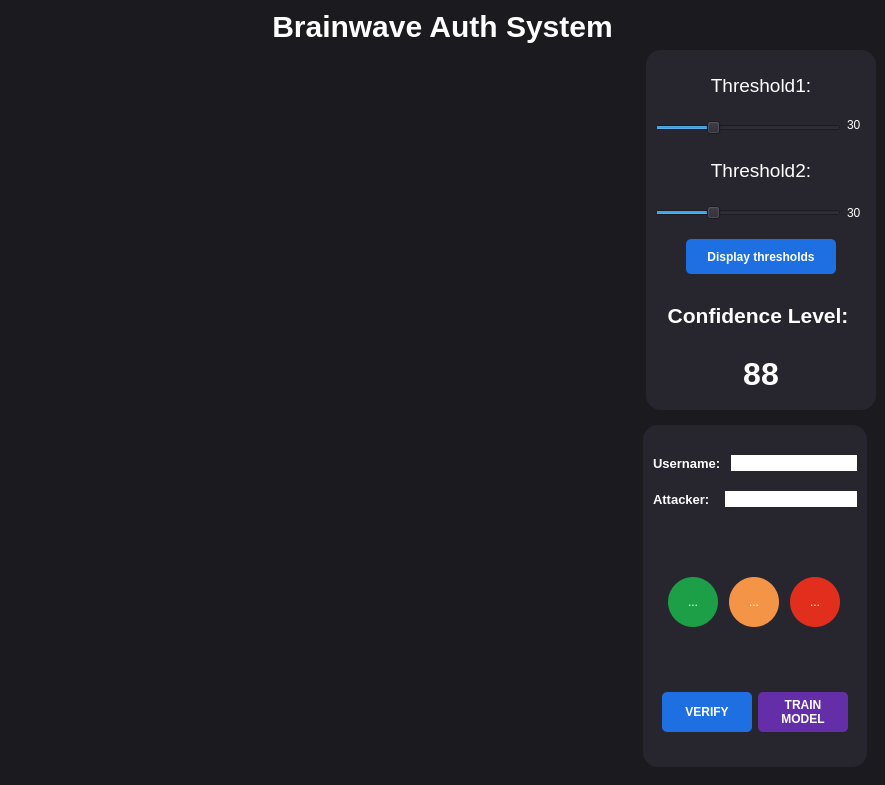
<?xml version="1.0" encoding="UTF-8"?>
<ui version="4.0">
 <class>MainWindow</class>
 <widget class="QMainWindow" name="MainWindow">
  <property name="enabled">
   <bool>true</bool>
  </property>
  <property name="geometry">
   <rect>
    <x>0</x>
    <y>0</y>
    <width>885</width>
    <height>785</height>
   </rect>
  </property>
  <property name="sizePolicy">
   <sizepolicy hsizetype="Minimum" vsizetype="Minimum">
    <horstretch>0</horstretch>
    <verstretch>0</verstretch>
   </sizepolicy>
  </property>
  <property name="minimumSize">
   <size>
    <width>0</width>
    <height>0</height>
   </size>
  </property>
  <property name="font">
   <font>
    <pointsize>10</pointsize>
    <fontweight>Black</fontweight>
   </font>
  </property>
  <property name="windowTitle">
   <string>BrainwaveSystem</string>
  </property>
  <property name="windowIcon">
   <iconset>
    <normaloff>C:/Users/Elena/Downloads/brain-solid-full.svg</normaloff>C:/Users/Elena/Downloads/brain-solid-full.svg</iconset>
  </property>
  <property name="styleSheet">
   <string notr="true">background-color: rgb(27, 26, 31);
color: rgb(255, 255, 255);</string>
  </property>
  <widget class="QWidget" name="centralwidget">
   <property name="sizePolicy">
    <sizepolicy hsizetype="Expanding" vsizetype="Expanding">
     <horstretch>0</horstretch>
     <verstretch>0</verstretch>
    </sizepolicy>
   </property>
   <layout class="QVBoxLayout" name="verticalLayout">
    <item>
     <widget class="QLabel" name="title">
      <property name="sizePolicy">
       <sizepolicy hsizetype="MinimumExpanding" vsizetype="Fixed">
        <horstretch>0</horstretch>
        <verstretch>0</verstretch>
       </sizepolicy>
      </property>
      <property name="cursor">
       <cursorShape>ArrowCursor</cursorShape>
      </property>
      <property name="styleSheet">
       <string notr="true">font-family: &quot;Segoe UI&quot;, &quot;Roboto&quot;, &quot;Helvetica&quot;, &quot;Arial&quot;, sans-serif;
font-size: 30px;
font-weight: 600;
color: white;</string>
      </property>
      <property name="text">
       <string>Brainwave Auth System</string>
      </property>
      <property name="alignment">
       <set>Qt::AlignmentFlag::AlignCenter</set>
      </property>
     </widget>
    </item>
    <item>
     <layout class="QHBoxLayout" name="horizontalLayout">
      <item>
       <widget class="QWidget" name="confidencePlot" native="true">
        <property name="sizePolicy">
         <sizepolicy hsizetype="Preferred" vsizetype="Preferred">
          <horstretch>1</horstretch>
          <verstretch>0</verstretch>
         </sizepolicy>
        </property>
       </widget>
      </item>
      <item>
       <widget class="QWidget" name="verticalWidget" native="true">
        <property name="sizePolicy">
         <sizepolicy hsizetype="Fixed" vsizetype="Preferred">
          <horstretch>0</horstretch>
          <verstretch>0</verstretch>
         </sizepolicy>
        </property>
        <property name="minimumSize">
         <size>
          <width>230</width>
          <height>0</height>
         </size>
        </property>
        <property name="styleSheet">
         <string notr="true">background-color: rgb(39, 38, 47);
border-radius: 15px;</string>
        </property>
        <layout class="QVBoxLayout" name="verticalLayout_4">
         <item>
          <widget class="QLabel" name="label_3">
           <property name="enabled">
            <bool>false</bool>
           </property>
           <property name="text">
            <string>&lt;html&gt;&lt;head/&gt;&lt;body&gt;&lt;p&gt;&lt;span style=&quot; font-size:14pt;&quot;&gt;Threshold1:&lt;/span&gt;&lt;/p&gt;&lt;/body&gt;&lt;/html&gt;</string>
           </property>
           <property name="textFormat">
            <enum>Qt::TextFormat::AutoText</enum>
           </property>
           <property name="scaledContents">
            <bool>false</bool>
           </property>
           <property name="alignment">
            <set>Qt::AlignmentFlag::AlignCenter</set>
           </property>
          </widget>
         </item>
         <item>
          <layout class="QHBoxLayout" name="horizontalLayout_2">
           <item>
            <widget class="QSlider" name="slider_t1">
             <property name="sizePolicy">
              <sizepolicy hsizetype="Expanding" vsizetype="Fixed">
               <horstretch>0</horstretch>
               <verstretch>0</verstretch>
              </sizepolicy>
             </property>
             <property name="inputMethodHints">
              <set>Qt::InputMethodHint::ImhPreferLowercase</set>
             </property>
             <property name="maximum">
              <number>100</number>
             </property>
             <property name="value">
              <number>30</number>
             </property>
             <property name="tracking">
              <bool>true</bool>
             </property>
             <property name="orientation">
              <enum>Qt::Orientation::Horizontal</enum>
             </property>
             <property name="invertedControls">
              <bool>false</bool>
             </property>
             <property name="tickPosition">
              <enum>QSlider::TickPosition::NoTicks</enum>
             </property>
             <property name="tickInterval">
              <number>0</number>
             </property>
            </widget>
           </item>
           <item>
            <widget class="QLabel" name="value_t1">
             <property name="sizePolicy">
              <sizepolicy hsizetype="Fixed" vsizetype="Fixed">
               <horstretch>0</horstretch>
               <verstretch>0</verstretch>
              </sizepolicy>
             </property>
             <property name="minimumSize">
              <size>
               <width>20</width>
               <height>20</height>
              </size>
             </property>
             <property name="text">
              <string>30</string>
             </property>
             <property name="alignment">
              <set>Qt::AlignmentFlag::AlignLeading|Qt::AlignmentFlag::AlignLeft|Qt::AlignmentFlag::AlignTop</set>
             </property>
            </widget>
           </item>
          </layout>
         </item>
         <item>
          <widget class="QLabel" name="label_t2">
           <property name="text">
            <string>&lt;html&gt;&lt;head/&gt;&lt;body&gt;&lt;p&gt;&lt;span style=&quot; font-size:14pt;&quot;&gt;Threshold2:&lt;/span&gt;&lt;/p&gt;&lt;/body&gt;&lt;/html&gt;</string>
           </property>
           <property name="textFormat">
            <enum>Qt::TextFormat::AutoText</enum>
           </property>
           <property name="alignment">
            <set>Qt::AlignmentFlag::AlignCenter</set>
           </property>
          </widget>
         </item>
         <item>
          <layout class="QHBoxLayout" name="horizontalLayout_3">
           <item>
            <widget class="QSlider" name="slider_t2">
             <property name="maximum">
              <number>100</number>
             </property>
             <property name="value">
              <number>30</number>
             </property>
             <property name="orientation">
              <enum>Qt::Orientation::Horizontal</enum>
             </property>
             <property name="tickPosition">
              <enum>QSlider::TickPosition::NoTicks</enum>
             </property>
             <property name="tickInterval">
              <number>0</number>
             </property>
            </widget>
           </item>
           <item>
            <widget class="QLabel" name="value_t2">
             <property name="sizePolicy">
              <sizepolicy hsizetype="Fixed" vsizetype="Fixed">
               <horstretch>0</horstretch>
               <verstretch>0</verstretch>
              </sizepolicy>
             </property>
             <property name="minimumSize">
              <size>
               <width>20</width>
               <height>20</height>
              </size>
             </property>
             <property name="text">
              <string>30</string>
             </property>
            </widget>
           </item>
          </layout>
         </item>
         <item>
          <spacer name="verticalSpacer">
           <property name="orientation">
            <enum>Qt::Orientation::Vertical</enum>
           </property>
           <property name="sizeType">
            <enum>QSizePolicy::Policy::Preferred</enum>
           </property>
           <property name="sizeHint" stdset="0">
            <size>
             <width>2</width>
             <height>10</height>
            </size>
           </property>
          </spacer>
         </item>
         <item>
          <layout class="QHBoxLayout" name="horizontalLayout_7">
           <property name="spacing">
            <number>6</number>
           </property>
           <property name="rightMargin">
            <number>0</number>
           </property>
           <item>
            <spacer name="horizontalSpacer">
             <property name="orientation">
              <enum>Qt::Orientation::Horizontal</enum>
             </property>
             <property name="sizeHint" stdset="0">
              <size>
               <width>20</width>
               <height>20</height>
              </size>
             </property>
            </spacer>
           </item>
           <item>
            <widget class="QPushButton" name="thresholdBtn">
             <property name="sizePolicy">
              <sizepolicy hsizetype="Fixed" vsizetype="Fixed">
               <horstretch>0</horstretch>
               <verstretch>0</verstretch>
              </sizepolicy>
             </property>
             <property name="minimumSize">
              <size>
               <width>150</width>
               <height>35</height>
              </size>
             </property>
             <property name="maximumSize">
              <size>
               <width>150</width>
               <height>35</height>
              </size>
             </property>
             <property name="layoutDirection">
              <enum>Qt::LayoutDirection::LeftToRight</enum>
             </property>
             <property name="styleSheet">
              <string notr="true">QPushButton {
    border-radius: 5px;
    background-color: #1D6FE2;
    color: white;
    font-weight: bold;
}

QPushButton:hover {
    background-color: #4689E7;  /* Lighter for hover */
}

QPushButton:pressed {
    background-color:#185BB9; /* Darker for pressed */
}</string>
             </property>
             <property name="text">
              <string>Display thresholds</string>
             </property>
             <property name="autoDefault">
              <bool>false</bool>
             </property>
            </widget>
           </item>
           <item>
            <spacer name="horizontalSpacer_2">
             <property name="orientation">
              <enum>Qt::Orientation::Horizontal</enum>
             </property>
             <property name="sizeHint" stdset="0">
              <size>
               <width>18</width>
               <height>20</height>
              </size>
             </property>
            </spacer>
           </item>
          </layout>
         </item>
         <item>
          <spacer name="verticalSpacer_2">
           <property name="orientation">
            <enum>Qt::Orientation::Vertical</enum>
           </property>
           <property name="sizeType">
            <enum>QSizePolicy::Policy::Preferred</enum>
           </property>
           <property name="sizeHint" stdset="0">
            <size>
             <width>20</width>
             <height>10</height>
            </size>
           </property>
          </spacer>
         </item>
         <item>
          <widget class="QLabel" name="label_5">
           <property name="focusPolicy">
            <enum>Qt::FocusPolicy::TabFocus</enum>
           </property>
           <property name="text">
            <string>&lt;html&gt;&lt;head/&gt;&lt;body&gt;&lt;p&gt;&lt;span style=&quot; font-size:16pt; font-weight:700;&quot;&gt;Confidence Level: &lt;/span&gt;&lt;/p&gt;&lt;/body&gt;&lt;/html&gt;</string>
           </property>
           <property name="alignment">
            <set>Qt::AlignmentFlag::AlignCenter</set>
           </property>
          </widget>
         </item>
         <item>
          <widget class="QLabel" name="label_2">
           <property name="text">
            <string>&lt;html&gt;&lt;head/&gt;&lt;body&gt;&lt;p align=&quot;center&quot;&gt;&lt;span style=&quot; font-size:24pt; font-weight:700;&quot;&gt;88&lt;/span&gt;&lt;/p&gt;&lt;/body&gt;&lt;/html&gt;</string>
           </property>
           <property name="textFormat">
            <enum>Qt::TextFormat::RichText</enum>
           </property>
           <property name="alignment">
            <set>Qt::AlignmentFlag::AlignCenter</set>
           </property>
          </widget>
         </item>
        </layout>
       </widget>
      </item>
     </layout>
    </item>
    <item>
     <widget class="QWidget" name="widget" native="true">
      <layout class="QHBoxLayout" name="horizontalLayout_4">
       <item>
        <widget class="QWidget" name="plotWidget" native="true">
         <property name="sizePolicy">
          <sizepolicy hsizetype="Expanding" vsizetype="Preferred">
           <horstretch>0</horstretch>
           <verstretch>0</verstretch>
          </sizepolicy>
         </property>
         <property name="minimumSize">
          <size>
           <width>61</width>
           <height>0</height>
          </size>
         </property>
         <property name="autoFillBackground">
          <bool>false</bool>
         </property>
        </widget>
       </item>
       <item>
        <widget class="QWidget" name="widget_3" native="true">
         <property name="enabled">
          <bool>true</bool>
         </property>
         <property name="sizePolicy">
          <sizepolicy hsizetype="Fixed" vsizetype="Preferred">
           <horstretch>0</horstretch>
           <verstretch>0</verstretch>
          </sizepolicy>
         </property>
         <property name="minimumSize">
          <size>
           <width>30</width>
           <height>0</height>
          </size>
         </property>
         <property name="maximumSize">
          <size>
           <width>16777215</width>
           <height>16777215</height>
          </size>
         </property>
         <property name="styleSheet">
          <string notr="true">background-color: rgb(39, 38, 47);
border-radius: 15px;</string>
         </property>
         <layout class="QVBoxLayout" name="verticalLayout_5">
          <property name="spacing">
           <number>10</number>
          </property>
          <property name="leftMargin">
           <number>10</number>
          </property>
          <property name="topMargin">
           <number>20</number>
          </property>
          <property name="rightMargin">
           <number>10</number>
          </property>
          <property name="bottomMargin">
           <number>0</number>
          </property>
          <item>
           <layout class="QHBoxLayout" name="usernameBlock">
            <property name="topMargin">
             <number>10</number>
            </property>
            <property name="rightMargin">
             <number>0</number>
            </property>
            <item>
             <widget class="QLabel" name="label">
              <property name="font">
               <font>
                <pointsize>10</pointsize>
                <bold>true</bold>
               </font>
              </property>
              <property name="text">
               <string>Username:</string>
              </property>
             </widget>
            </item>
            <item>
             <widget class="QLineEdit" name="lineEdit">
              <property name="minimumSize">
               <size>
                <width>0</width>
                <height>0</height>
               </size>
              </property>
              <property name="contextMenuPolicy">
               <enum>Qt::ContextMenuPolicy::NoContextMenu</enum>
              </property>
              <property name="styleSheet">
               <string notr="true">background-color: rgb(255, 255, 255);
color: rgb(0, 0, 0);</string>
              </property>
              <property name="text">
               <string/>
              </property>
              <property name="maxLength">
               <number>32765</number>
              </property>
              <property name="echoMode">
               <enum>QLineEdit::EchoMode::Normal</enum>
              </property>
             </widget>
            </item>
           </layout>
          </item>
          <item>
           <layout class="QHBoxLayout" name="attackerBlock">
            <property name="spacing">
             <number>8</number>
            </property>
            <property name="topMargin">
             <number>10</number>
            </property>
            <item>
             <widget class="QLabel" name="attacker_text">
              <property name="font">
               <font>
                <pointsize>10</pointsize>
                <bold>true</bold>
               </font>
              </property>
              <property name="text">
               <string>Attacker:  </string>
              </property>
             </widget>
            </item>
            <item>
             <widget class="QLineEdit" name="attacker_input">
              <property name="styleSheet">
               <string notr="true">background-color: rgb(255, 255, 255);
color: rgb(0, 0, 0);</string>
              </property>
              <property name="text">
               <string/>
              </property>
             </widget>
            </item>
           </layout>
          </item>
          <item>
           <widget class="QWidget" name="widget_4" native="true">
            <property name="cursor">
             <cursorShape>ArrowCursor</cursorShape>
            </property>
            <property name="layoutDirection">
             <enum>Qt::LayoutDirection::LeftToRight</enum>
            </property>
            <layout class="QHBoxLayout" name="horizontalLayout_5">
             <property name="leftMargin">
              <number>10</number>
             </property>
             <property name="topMargin">
              <number>50</number>
             </property>
             <property name="rightMargin">
              <number>10</number>
             </property>
             <property name="bottomMargin">
              <number>0</number>
             </property>
             <item>
              <widget class="QToolButton" name="streamBtn">
               <property name="sizePolicy">
                <sizepolicy hsizetype="Fixed" vsizetype="Fixed">
                 <horstretch>0</horstretch>
                 <verstretch>0</verstretch>
                </sizepolicy>
               </property>
               <property name="minimumSize">
                <size>
                 <width>50</width>
                 <height>50</height>
                </size>
               </property>
               <property name="maximumSize">
                <size>
                 <width>50</width>
                 <height>50</height>
                </size>
               </property>
               <property name="layoutDirection">
                <enum>Qt::LayoutDirection::LeftToRight</enum>
               </property>
               <property name="styleSheet">
                <string notr="true">QToolButton {
    border-radius: 25px;
    background-color: rgb(28, 159, 71);  
}

QToolButton:hover {
    background-color: rgb(73, 178, 108); 
}

QToolButton:pressed {
    background-color: rgb(22, 127, 57);  
}
</string>
               </property>
               <property name="text">
                <string>...</string>
               </property>
               <property name="icon">
                <iconset>
                 <normaloff>icons/play.svg</normaloff>icons/play.svg</iconset>
               </property>
               <property name="iconSize">
                <size>
                 <width>25</width>
                 <height>25</height>
                </size>
               </property>
               <property name="checkable">
                <bool>true</bool>
               </property>
               <property name="autoRepeatDelay">
                <number>304</number>
               </property>
              </widget>
             </item>
             <item>
              <widget class="QToolButton" name="historyBtn">
               <property name="minimumSize">
                <size>
                 <width>50</width>
                 <height>50</height>
                </size>
               </property>
               <property name="maximumSize">
                <size>
                 <width>50</width>
                 <height>50</height>
                </size>
               </property>
               <property name="toolTipDuration">
                <number>0</number>
               </property>
               <property name="styleSheet">
                <string notr="true">QToolButton {
    border-radius: 25px;
    background-color: #f49446;  
}

QToolButton:hover {
    background-color: #F6A665; 
}

QToolButton:pressed {
    background-color: #F1740E;  
}
</string>
               </property>
               <property name="text">
                <string>...</string>
               </property>
               <property name="icon">
                <iconset>
                 <normaloff>icons/clock.svg</normaloff>icons/clock.svg</iconset>
               </property>
               <property name="iconSize">
                <size>
                 <width>25</width>
                 <height>25</height>
                </size>
               </property>
               <property name="checkable">
                <bool>true</bool>
               </property>
               <property name="autoRepeatDelay">
                <number>304</number>
               </property>
              </widget>
             </item>
             <item>
              <widget class="QToolButton" name="recordBtn">
               <property name="minimumSize">
                <size>
                 <width>50</width>
                 <height>50</height>
                </size>
               </property>
               <property name="maximumSize">
                <size>
                 <width>50</width>
                 <height>50</height>
                </size>
               </property>
               <property name="styleSheet">
                <string notr="true">QToolButton {
    border-radius: 25px;
    background-color: #E22E1D;
}

QToolButton:hover {
    background-color: #FF3B2A;
}

QToolButton:pressed {
    background-color: #B72417;
}</string>
               </property>
               <property name="text">
                <string>...</string>
               </property>
               <property name="icon">
                <iconset>
                 <normaloff>icons/circle.svg</normaloff>icons/circle.svg</iconset>
               </property>
               <property name="iconSize">
                <size>
                 <width>20</width>
                 <height>20</height>
                </size>
               </property>
               <property name="checkable">
                <bool>true</bool>
               </property>
               <property name="autoRepeatDelay">
                <number>304</number>
               </property>
              </widget>
             </item>
            </layout>
           </widget>
          </item>
          <item>
           <widget class="QWidget" name="widget_5" native="true">
            <layout class="QHBoxLayout" name="horizontalLayout_6">
             <property name="topMargin">
              <number>10</number>
             </property>
             <property name="bottomMargin">
              <number>0</number>
             </property>
             <item>
              <widget class="QPushButton" name="verifyBtn">
               <property name="sizePolicy">
                <sizepolicy hsizetype="Fixed" vsizetype="Fixed">
                 <horstretch>0</horstretch>
                 <verstretch>0</verstretch>
                </sizepolicy>
               </property>
               <property name="minimumSize">
                <size>
                 <width>90</width>
                 <height>40</height>
                </size>
               </property>
               <property name="maximumSize">
                <size>
                 <width>90</width>
                 <height>40</height>
                </size>
               </property>
               <property name="contextMenuPolicy">
                <enum>Qt::ContextMenuPolicy::NoContextMenu</enum>
               </property>
               <property name="styleSheet">
                <string notr="true">QPushButton {
    border-radius: 5px;
    background-color: #1D6FE2;
    color: white;
    font-weight: bold;
}

QPushButton:hover {
    background-color: #4689E7;  /* Lighter for hover */
}

QPushButton:pressed {
    background-color:#185BB9; /* Darker for pressed */
}</string>
               </property>
               <property name="text">
                <string>VERIFY</string>
               </property>
               <property name="checkable">
                <bool>true</bool>
               </property>
              </widget>
             </item>
             <item>
              <widget class="QPushButton" name="trainBtn">
               <property name="sizePolicy">
                <sizepolicy hsizetype="Fixed" vsizetype="Fixed">
                 <horstretch>0</horstretch>
                 <verstretch>0</verstretch>
                </sizepolicy>
               </property>
               <property name="minimumSize">
                <size>
                 <width>90</width>
                 <height>40</height>
                </size>
               </property>
               <property name="maximumSize">
                <size>
                 <width>90</width>
                 <height>40</height>
                </size>
               </property>
               <property name="styleSheet">
                <string notr="true">QPushButton {
    border-radius: 5px;
    background-color: #642ea9;
    color: white;
    font-weight: bold;
}

QPushButton:hover {
    background-color: #8F5BD2;  /* Lighter for hover */
}

QPushButton:pressed {
    background-color: #4B2380; /* Darker for pressed */
}</string>
               </property>
               <property name="text">
                <string>TRAIN
MODEL</string>
               </property>
               <property name="checkable">
                <bool>true</bool>
               </property>
              </widget>
             </item>
            </layout>
           </widget>
          </item>
         </layout>
        </widget>
       </item>
      </layout>
     </widget>
    </item>
   </layout>
  </widget>
 </widget>
 <resources/>
 <connections>
  <connection>
   <sender>slider_t1</sender>
   <signal>valueChanged(int)</signal>
   <receiver>value_t1</receiver>
   <slot>setNum(int)</slot>
   <hints>
    <hint type="sourcelabel">
     <x>809</x>
     <y>356</y>
    </hint>
    <hint type="destinationlabel">
     <x>865</x>
     <y>356</y>
    </hint>
   </hints>
  </connection>
  <connection>
   <sender>slider_t2</sender>
   <signal>valueChanged(int)</signal>
   <receiver>value_t2</receiver>
   <slot>setNum(int)</slot>
   <hints>
    <hint type="sourcelabel">
     <x>828</x>
     <y>432</y>
    </hint>
    <hint type="destinationlabel">
     <x>858</x>
     <y>437</y>
    </hint>
   </hints>
  </connection>
 </connections>
</ui>
